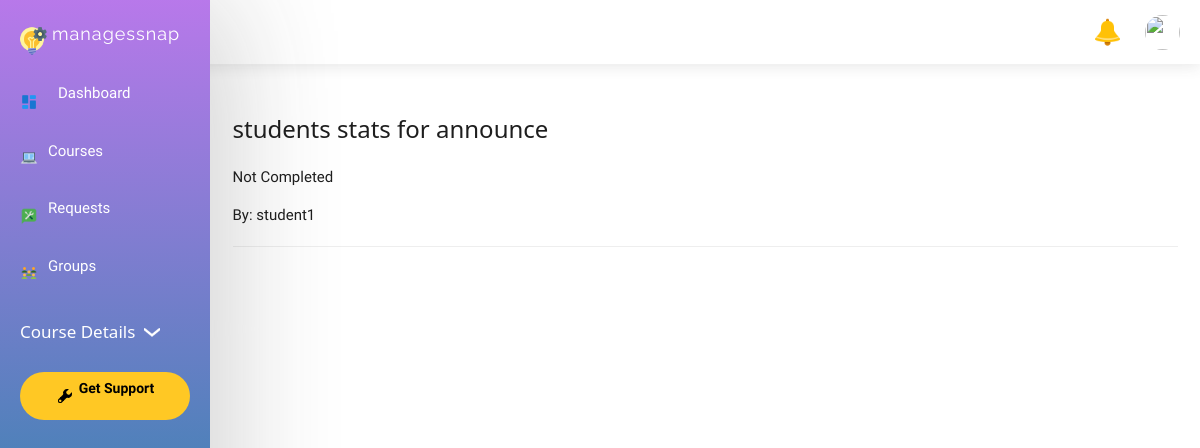
The app's page /topic_stats/1/, older data.
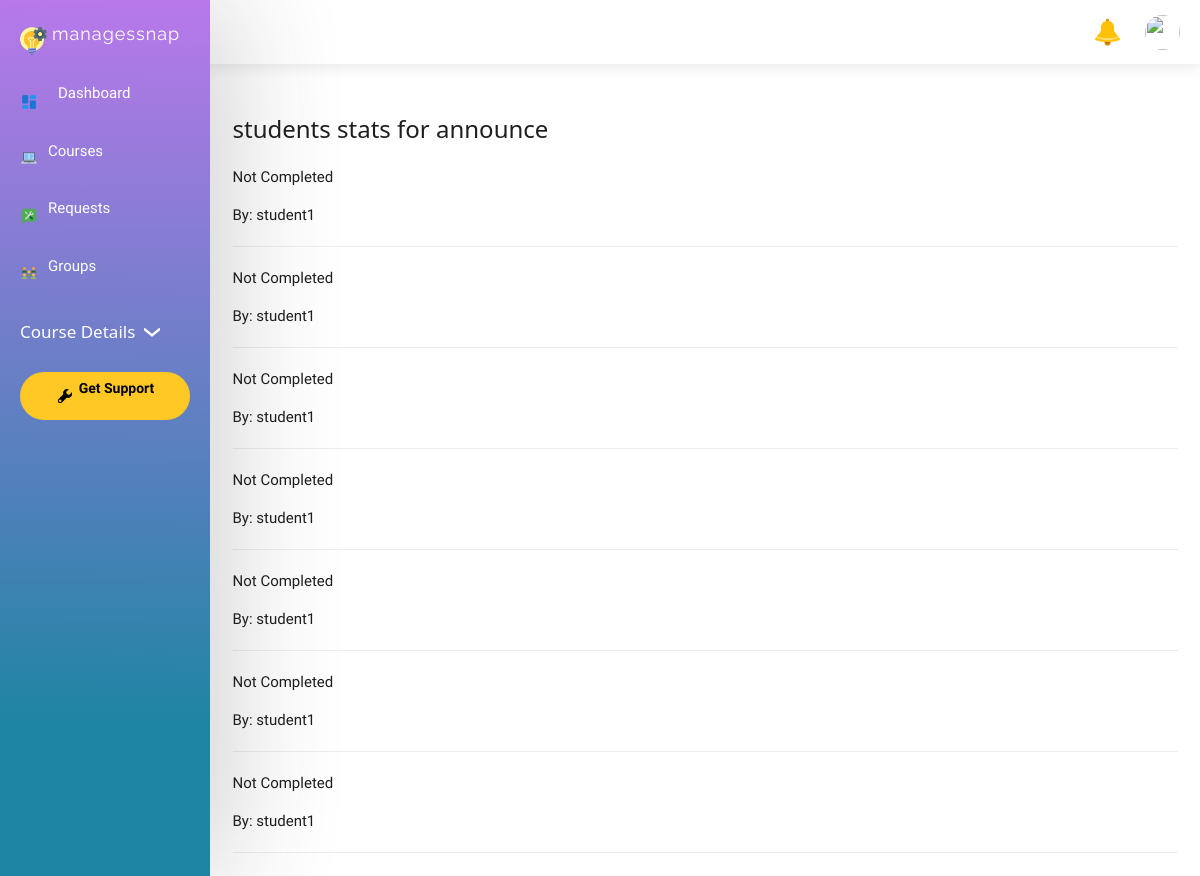
The same page, newer data.
### courses/models.py (models this page shows, shortened)
class mytopics(models.Model):
    user = models.ForeignKey(User, on_delete=models.CASCADE)
    coursetopic  = models.ForeignKey(courseTopic, on_delete=models.CASCADE)
    documents = models.ManyToManyField(myFiles, blank=True)
    done = models.BooleanField(default=False)

### courses/views.py (the view)
# urls.py: path('topic_stats/<topicid>/', views.topic_stats, name='topic-stats'),
def topic_stats(request, topicid):
    my_topics = mytopics.objects.filter(coursetopic__id=topicid)
    coursetopic = courseTopic.objects.get(id=topicid)
    return render(request, "topic_stats.html", {'my_topics': my_topics, 'coursetopic': coursetopic})

### templates/topic_stats.html (shortened to what this page needs)
{% extends 'base1.html' %}
{% load custom_tags %}
{% load static %}
{% block css %}
<link rel="stylesheet" href="https://stackpath.bootstrapcdn.com/bootstrap/4.5.0/css/bootstrap.min.css"
>
    <link rel="stylesheet" href="{% static "styles/announcements-style.css"%}">
{% endblock css %}
{% block content %}
  <div class="m-4">
    <h3 class="mt-5 mb-4">students stats for {{coursetopic.title}}</h3>
    {% if my_topics %}
        {% for my_topic in my_topics %}
            <div>
                {% if my_topic.done %}
                    <p>Completed</p>
                {% else %}
                    <p>Not Completed</p>
                {% endif %}
                <p>By: {{my_topic.user.username}}</p>
            </div>
            <hr />
        {% endfor %}
    {% else %}
            <h3>Nobody have completed this...</h3>
    {% endif %}
  </div>
{% endblock content %}

Row changes from the older to the newer data that the page shows:
added mytopics: done "Not Completed", user.username "student1"
added mytopics: done "Not Completed", user.username "student1"
added mytopics: done "Not Completed", user.username "student1"
added mytopics: done "Not Completed", user.username "student1"
added mytopics: done "Not Completed", user.username "student1"
added mytopics: done "Not Completed", user.username "student1"
